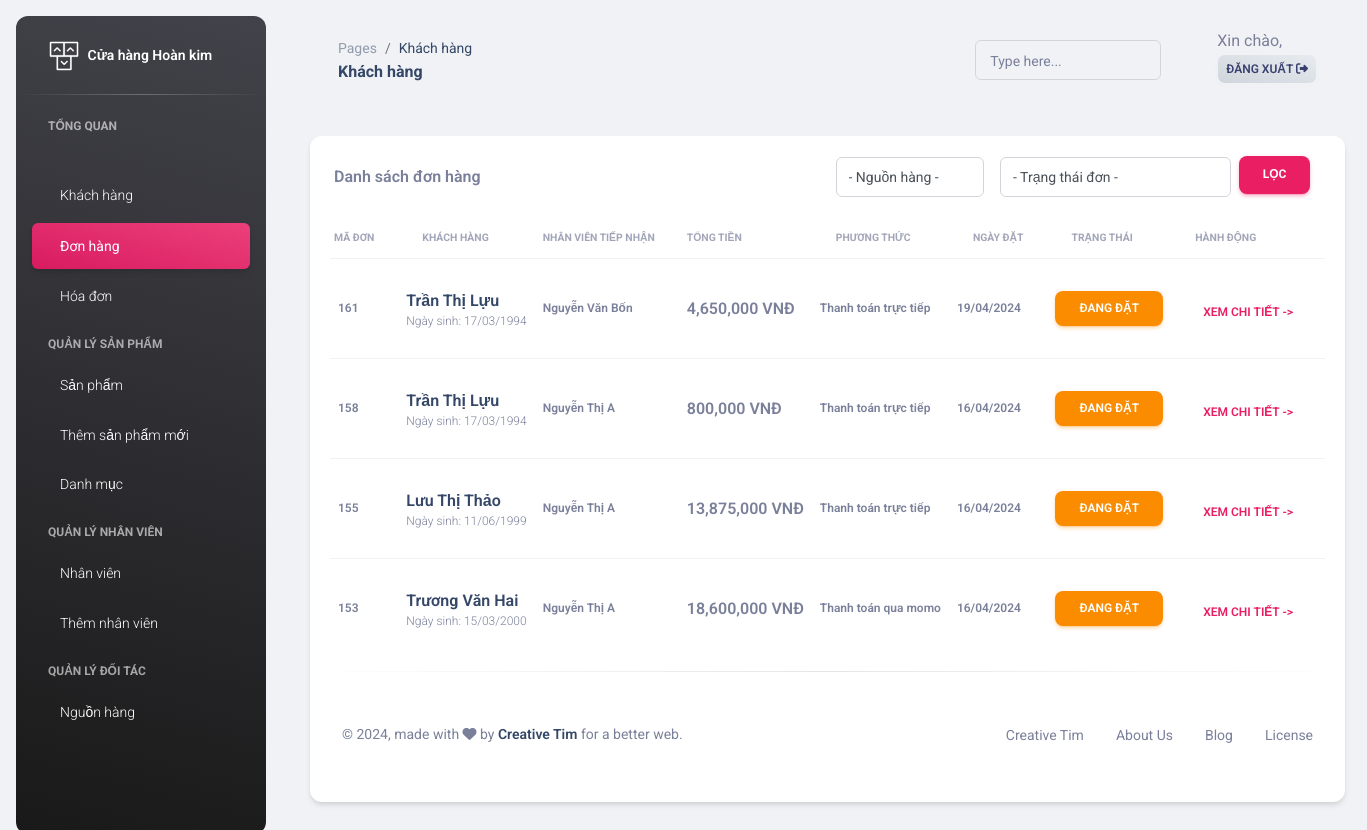
/admin/product_waits.php, run on the app's committed database.
### tables this page shows
CREATE TABLE `giaodich` (
  `Ma_GD` int(11) NOT NULL,
  `Ma_KH` int(11) DEFAULT NULL,
  `Ma_LGD` int(11) DEFAULT NULL,
  `Ma_NV` int(11) DEFAULT NULL,
  `TT_MA` int(11) DEFAULT NULL,
  `NGAY_LAP` date DEFAULT NULL,
  `PTTT_MA` int(11) DEFAULT NULL
);

CREATE TABLE `khachhang` (
  `Ma_KH` int(11) NOT NULL,
  `HoTen_KH` varchar(50) NOT NULL,
  `Sdt_KH` char(11) NOT NULL,
  `MatKhau_KH` varchar(32) DEFAULT NULL,
  `Email_KH` varchar(150) DEFAULT NULL,
  `NgaySinh_KH` date DEFAULT NULL
);

CREATE TABLE `nhanvien` (
  `Ma_NV` int(11) NOT NULL,
  `Ma_BP` int(11) NOT NULL,
  `Ten_NV` varchar(50) NOT NULL,
  `NgaySinh_NV` date NOT NULL,
  `Sdt_NV` char(10) NOT NULL,
  `DiaChi_NV` varchar(255) NOT NULL,
  `MatKhau_NV` varchar(32) DEFAULT NULL,
  `Email_NV` varchar(150) DEFAULT NULL
);

CREATE TABLE `pt_thanhtoan` (
  `PTTT_MA` int(11) NOT NULL,
  `PTTT_TEN` char(30) NOT NULL
);

CREATE TABLE `trangthai` (
  `TT_MA` int(11) NOT NULL,
  `TT_TEN` varchar(100) DEFAULT NULL
);

### admin/product_waits.php (the view, shortened to what this page needs)
<!DOCTYPE html>
<html lang="en">
<?php include "head.php"; ?>
<body class="g-sidenav-show  bg-gray-200">
<?php
    require 'aside.php';
  ?>
  <main class="main-content position-relative max-height-vh-100 h-100 border-radius-lg ">
    <nav class="navbar navbar-main navbar-expand-lg px-0 mx-4 shadow-none border-radius-xl" id="navbarBlur" data-scroll="true">
		<main class="main-content position-relative max-height-vh-100 h-100 border-radius-lg">
    <nav class="navbar navbar-main navbar-expand-lg px-0 mx-4 shadow-none border-radius-xl" id="navbarBlur" data-scroll="true">
        <div class="container-fluid py-1 px-3">
            <nav aria-label="breadcrumb">
                <ol class="breadcrumb bg-transparent mb-0 pb-0 pt-1 px-0 me-sm-6 me-5">
                    <li class="breadcrumb-item text-sm"><a class="opacity-5 text-dark" href="javascript:;">Pages</a></li>
                    <li class="breadcrumb-item text-sm text-dark active" aria-current="page">Khách hàng</li>
                </ol>
                <h6 class="font-weight-bolder mb-0">Khách hàng</h6>
            </nav>
            <div class="collapse navbar-collapse mt-sm-0 mt-2 me-md-0 me-sm-4" id="navbar">
                <div class="ms-md-auto pe-md-3 d-flex align-items-center">
                    <div class="input-group input-group-outline">
                        <label class="form-label">Type here...</label>
                        <input type="text" class="form-control">
                    </div>
                </div>
                <ul class="navbar-nav justify-content-end">
                    <li class="nav-item d-flex align-items-center mt-sm-1 ms-3">
                        <nav class="mt-sm-1" aria-label="breadcrumb">
                            <h7 class="text-maroon text mb-0">Xin chào,</h7>
                            <a href="log_out.php" class="btn btn-outline-light text-red bg-gradient-light font-weight-bold px-2 mt-n1 py-1">
                  Đăng xuất
                  <i class="fas fa-sign-out-alt "></i>
                </a>
                        </nav>
                    </li>
                </ul>
            </div>
        </div>
    </nav>
		<div class="container-fluid py-4">
				<?php
					require 'connect.php';
				?>
      <div class="row">
        <div class="col-12">
          <div class="card mb-4">
            <div class="row px-2 bg-dark-light bg-gray">
              <form action="#" method="get">
                <div class="px-3 col-12 pb-2 d-flex align-items-center">
                  <div class="col-6	 mt-2 font-weight-bold d-flex align-items-center">
                    Danh sách đơn hàng
                  </div>
                  <div class="px-2 mt-n3 pt-0 col-2 font-weight-bold body">
                    <br>
										<div class="input-group input-group-outline">
											<select class="form-control form-control-md" name="source" id="source">
                      <option value="" selected disabled hidden>- Nguồn hàng -</option>
                    </select>
										</div>
                  </div>
									<div class="px-2 mt-n3 pt-0 col-3 font-weight-bold body">
                    <br>
										<div class="input-group input-group-outline">
											<select class="form-control form-control-md" name="source" id="source">
                      <option value="" selected disabled hidden>- Trạng thái đơn -</option>
                    </select>
										</div>
                  </div>
                  <div class="px-0 mt-1 col-0 mt-1 ms-0">
										<button type="submit" class="btn btn btn-primary pt-2 mt-3">
                      Lọc
                    </button>
                  </div>
                </div>
              </form>
<div class="card-body px-4 pt-0 pb-2">
    <div class="table-responsive p-0">
        <table class="table align-items-center mb-0">
            <thead>
                <tr>
                    <th class="text-uppercase text-secondary text-xxs font-weight-bolder opacity-7 ps-1">Mã đơn</th>
                    <th class="text-uppercase text-secondary text-xxs font-weight-bolder opacity-7">Khách hàng</th>
                    <th class="text-uppercase text-secondary text-xxs font-weight-bolder opacity-7 ps-2">Nhân viên tiếp nhận</th>
                    <th class="text-uppercase text-secondary text-xxs font-weight-bolder opacity-7 ps-2">Tổng tiền</th>
                    <th class="text-uppercase text-secondary text-xxs font-weight-bolder opacity-7">Phương thức</th>
                    <th class="text-uppercase text-secondary text-xxs font-weight-bolder opacity-7">Ngày đặt</th>
                    <th class="text-uppercase text-secondary text-xxs font-weight-bolder opacity-7">Trạng thái</th>
                    <th class="text-uppercase text-secondary text-xxs font-weight-bolder opacity-7">Hành động</th>
                </tr>
            </thead>
            <tbody>
            <?php
$sql = "SELECT gd.Ma_GD, kh.HoTen_KH, kh.NgaySinh_KH, gd.Ma_NV, ct.TONG_THANH_TOAN, pt.PTTT_TEN, gd.NGAY_LAP, tt.TT_TEN, tt.TT_MA,kh.Sdt_KH
FROM giaodich gd
JOIN khachhang kh ON gd.Ma_KH = kh.Ma_KH
JOIN (
    SELECT Ma_GD, (TONG_THANH_TOAN) AS TONG_THANH_TOAN
    FROM chitiethoadon
    GROUP BY Ma_GD
) ct ON ct.Ma_GD = gd.Ma_GD
JOIN pt_thanhtoan pt ON pt.PTTT_MA = gd.PTTT_MA
JOIN trangthai tt ON tt.TT_MA = gd.TT_MA
WHERE gd.TT_MA BETWEEN 0 AND 2
ORDER BY gd.Ma_GD DESC";
$result = $conn->query($sql);
if ($result->num_rows > 0) {
    while ($row = $result->fetch_assoc()) {
        ?>
        <tr class="height-100">
            <td>
                <p class="text-xs font-weight-bold mb-0"><?php echo $row["Ma_GD"]; ?></p>
            </td>
            <td class="w-30">
                <div class="d-flex flex-column justify-content-center">
                    <h6 class="mb-0 text-md"><?php echo $row["HoTen_KH"]; ?></h6>
                    <p class='text-xs text-secondary mb-0'><?php echo "Ngày sinh: " . date('d/m/Y', strtotime($row["NgaySinh_KH"])); ?></p>
                </div>
            </td>
            <td>
                <?php
                if (isset($row["Ma_NV"])) {
                    $nvid = $row["Ma_NV"];
                    $sql_nv = "SELECT Ten_NV FROM nhanvien WHERE Ma_NV = " . $nvid;
                    $result_nv = $conn->query($sql_nv);
                    if ($result_nv->num_rows > 0) {
                        $row_nv = $result_nv->fetch_assoc();
                        $tennv = $row_nv["Ten_NV"];
                    } else {
                        $tennv = "Chưa được duyệt!";
                    }
                } else {
                    $tennv = "Chưa được duyệt!";
                }
                ?>
                <p class="text-xs font-weight-bold mb-0"><?php echo $tennv; ?></p>
            </td>
            <td>
                <p class="text-s font-weight-bold mb-0"><?php echo number_format($row["TONG_THANH_TOAN"], 0) . " VNĐ"; ?></p>
            </td>
            <td>
                <p class="text-xs font-weight-bold mb-0"><?php echo $row["PTTT_TEN"]; ?></p>
            </td>
            <td>
                <p class="text-xs font-weight-bold mb-0"><?php echo date('d/m/Y', strtotime($row["NGAY_LAP"])); ?></p>
            </td>
            <td class="align-middle text-center">
                <?php
                if (isset($row["TT_MA"])) {
                    ?>
                    <button class="btn text-xs font-weight-bold mb-0 <?php
                        echo ($row["TT_MA"] == 1) ? "btn-warning" : (
                            ($row["TT_MA"] == 2) ? "btn-success" : (
                                ($row["TT_MA"] == 0) ? "btn-danger" : "text-success"
                            )
                        ); ?>">
                        <?php echo $row["TT_TEN"]; ?>
                    </button>
                <?php } else { ?>
                    <span class="text-danger">Không có đủ dữ liệu trạng thái mã</span>
                <?php } ?>
            </td>
            <td class="align-middle">
                <form action="detail_pdwait.php" method="post">
                    <button type="submit" class="mt-4 btn btn-link text-primary font-weight-bold text-xs">
                        Xem chi tiết ->
                    </button>
                </form>
            </td>
        </tr>
<?php
    }
}
?>
            </tbody>
        </table>
    </div>
</div>
    <hr class="horizontal dark my-1">
  	<div class="card-body pt-sm-3 pt-0 overflow-auto">
			<footer class="footer py-4  ">
        <div class="container-fluid">
          <div class="row align-items-center justify-content-lg-between">
            <div class="col-lg-6 mb-lg-0 mb-4">
              <div class="copyright text-center text-sm text-muted text-lg-start">
                © ,
                made with <i class="fa fa-heart"></i> by
                <a href="https://www.creative-tim.com" class="font-weight-bold" target="_blank">Creative Tim</a>
                for a better web.
              </div>
            </div>
            <div class="col-lg-6">
              <ul class="nav nav-footer justify-content-center justify-content-lg-end">
                <li class="nav-item">
                  <a href="https://www.creative-tim.com" class="nav-link text-muted" target="_blank">Creative Tim</a>
                </li>
                <li class="nav-item">
                  <a href="https://www.creative-tim.com/presentation" class="nav-link text-muted" target="_blank">About Us</a>
                </li>
                <li class="nav-item">
                  <a href="https://www.creative-tim.com/blog" class="nav-link text-muted" target="_blank">Blog</a>
                </li>
                <li class="nav-item">
                  <a href="https://www.creative-tim.com/license" class="nav-link pe-0 text-muted" target="_blank">License</a>
                </li>
              </ul>
            </div>
          </div>
        </div>
      </footer>
    </div>
	</main>
</body>
</html>

### data on the page
giaodich: Ma_GD "161", Ma_KH.HoTen_KH "Trần Thị Lựu", Ma_KH.NgaySinh_KH "17/03/1994", Ma_NV.Ten_NV "Nguyễn Văn Bốn", TONG_THANH_TOAN "4,650,000", PTTT_MA.PTTT_TEN "Thanh toán trực tiếp", NGAY_LAP "19/04/2024", TT_MA.TT_TEN "ĐANG ĐẶT"
giaodich: Ma_GD "158", Ma_KH.HoTen_KH "Trần Thị Lựu", Ma_KH.NgaySinh_KH "17/03/1994", Ma_NV.Ten_NV "Nguyễn Thị A", TONG_THANH_TOAN "800,000", PTTT_MA.PTTT_TEN "Thanh toán trực tiếp", NGAY_LAP "16/04/2024", TT_MA.TT_TEN "ĐANG ĐẶT"
giaodich: Ma_GD "155", Ma_KH.HoTen_KH "Lưu Thị Thảo", Ma_KH.NgaySinh_KH "11/06/1999", Ma_NV.Ten_NV "Nguyễn Thị A", TONG_THANH_TOAN "13,875,000", PTTT_MA.PTTT_TEN "Thanh toán trực tiếp", NGAY_LAP "16/04/2024", TT_MA.TT_TEN "ĐANG ĐẶT"
giaodich: Ma_GD "153", Ma_KH.HoTen_KH "Trương Văn Hai", Ma_KH.NgaySinh_KH "15/03/2000", Ma_NV.Ten_NV "Nguyễn Thị A", TONG_THANH_TOAN "18,600,000", PTTT_MA.PTTT_TEN "Thanh toán qua momo", NGAY_LAP "16/04/2024", TT_MA.TT_TEN "ĐANG ĐẶT"
